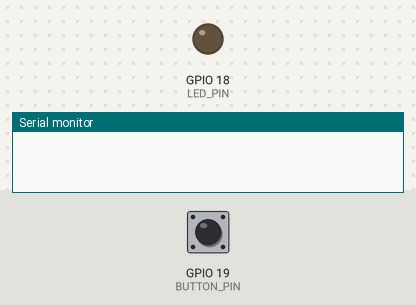
Bench run of a sketch on a simulated ESP32. Parts: output pins drawn as LEDs (lit = HIGH), the last lines printed to the serial monitor. The test bench sets the inputs (shaded band); at power-on: GPIO 19 (BUTTON_PIN) HIGH.

Above: at 1.2 s.
1.3 s: GPIO 19 (BUTTON_PIN) pulled LOW for 0.15 s
At 1.37 s:
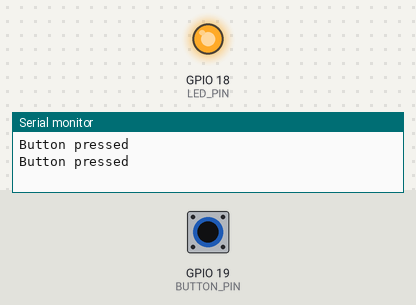
2.9 s: GPIO 19 (BUTTON_PIN) pulled LOW for 3.2 s
At 7.2 s:
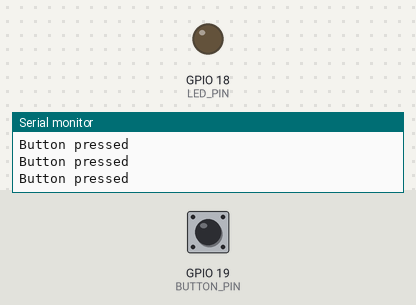
Timing chart, 0 to 8.7 s (numbered marks = the images above; inputs shaded):
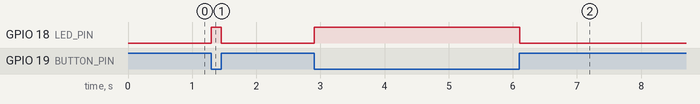

Measured:
- after the input at 1.3 s, GPIO 18 (LED_PIN): LOW → HIGH at once, → LOW 0.15 s later
- after the input at 2.9 s, GPIO 18 (LED_PIN): LOW → HIGH at once, → LOW 3.2 s later

The sketch:

day_05_push_button_input.ino
```cpp
// Day 5: Read a push button with the ESP32 internal pull-up.
// Button connects GPIO 19 to GND. LED on GPIO 18 through 220-330 ohm resistor.
const int BUTTON_PIN=19;
const int LED_PIN=18;
void setup(){
  Serial.begin(115200);
  pinMode(BUTTON_PIN,INPUT_PULLUP);
  pinMode(LED_PIN,OUTPUT);
}
void loop(){
  bool pressed=(digitalRead(BUTTON_PIN)==LOW);
  digitalWrite(LED_PIN,pressed?HIGH:LOW);
  if(pressed) Serial.println("Button pressed");
  delay(50);
}
```
